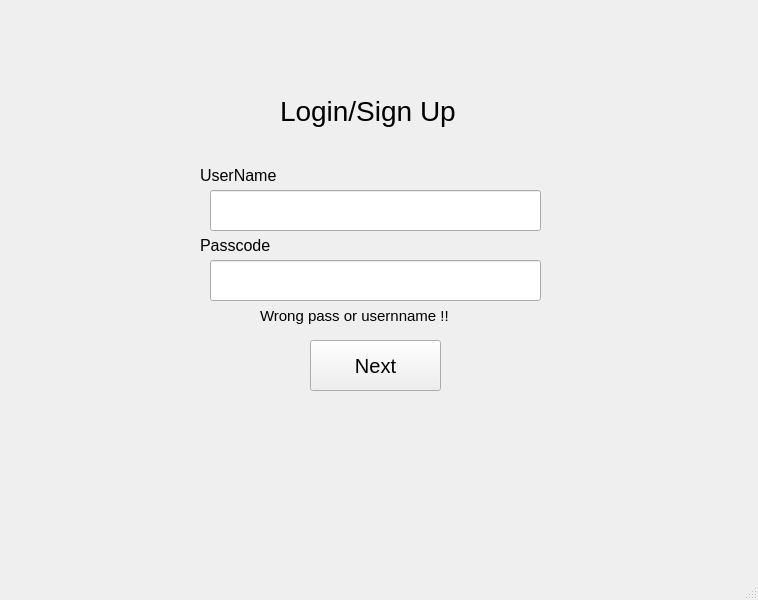
<?xml version="1.0" encoding="UTF-8"?>
<ui version="4.0">
 <class>MainWindow</class>
 <widget class="QMainWindow" name="MainWindow">
  <property name="geometry">
   <rect>
    <x>0</x>
    <y>0</y>
    <width>758</width>
    <height>600</height>
   </rect>
  </property>
  <property name="windowTitle">
   <string>MainWindow</string>
  </property>
  <widget class="QWidget" name="centralwidget">
   <widget class="QStackedWidget" name="stackedWidget">
    <property name="geometry">
     <rect>
      <x>0</x>
      <y>0</y>
      <width>751</width>
      <height>511</height>
     </rect>
    </property>
    <property name="currentIndex">
     <number>1</number>
    </property>
    <widget class="QWidget" name="page_0">
     <widget class="QLabel" name="label_4">
      <property name="geometry">
       <rect>
        <x>160</x>
        <y>30</y>
        <width>481</width>
        <height>101</height>
       </rect>
      </property>
      <property name="font">
       <font>
        <pointsize>27</pointsize>
        <fontweight>Black</fontweight>
       </font>
      </property>
      <property name="text">
       <string>WELCOME TO OUR GAME </string>
      </property>
     </widget>
     <widget class="QLabel" name="label_5">
      <property name="geometry">
       <rect>
        <x>200</x>
        <y>130</y>
        <width>361</width>
        <height>81</height>
       </rect>
      </property>
      <property name="font">
       <font>
        <pointsize>18</pointsize>
        <fontweight>Black</fontweight>
       </font>
      </property>
      <property name="text">
       <string>Please Select a regsiter Mode</string>
      </property>
     </widget>
     <widget class="QPushButton" name="loginModeselect">
      <property name="geometry">
       <rect>
        <x>290</x>
        <y>220</y>
        <width>131</width>
        <height>51</height>
       </rect>
      </property>
      <property name="font">
       <font>
        <pointsize>15</pointsize>
        <fontweight>ExtraBold</fontweight>
       </font>
      </property>
      <property name="text">
       <string>Login </string>
      </property>
     </widget>
     <widget class="QPushButton" name="SignupModeSelect">
      <property name="geometry">
       <rect>
        <x>290</x>
        <y>290</y>
        <width>131</width>
        <height>51</height>
       </rect>
      </property>
      <property name="font">
       <font>
        <pointsize>15</pointsize>
        <fontweight>ExtraBold</fontweight>
       </font>
      </property>
      <property name="text">
       <string>Sign Up</string>
      </property>
     </widget>
     <widget class="QPushButton" name="gusetModeSelect">
      <property name="geometry">
       <rect>
        <x>290</x>
        <y>360</y>
        <width>131</width>
        <height>51</height>
       </rect>
      </property>
      <property name="font">
       <font>
        <pointsize>15</pointsize>
        <fontweight>ExtraBold</fontweight>
       </font>
      </property>
      <property name="text">
       <string>Guest </string>
      </property>
     </widget>
    </widget>
    <widget class="QWidget" name="page_1">
     <widget class="QLineEdit" name="username_input">
      <property name="geometry">
       <rect>
        <x>210</x>
        <y>190</y>
        <width>331</width>
        <height>41</height>
       </rect>
      </property>
     </widget>
     <widget class="QLineEdit" name="passcode_input">
      <property name="geometry">
       <rect>
        <x>210</x>
        <y>260</y>
        <width>331</width>
        <height>41</height>
       </rect>
      </property>
     </widget>
     <widget class="QLabel" name="label">
      <property name="geometry">
       <rect>
        <x>280</x>
        <y>70</y>
        <width>211</width>
        <height>81</height>
       </rect>
      </property>
      <property name="font">
       <font>
        <pointsize>21</pointsize>
        <fontweight>Black</fontweight>
       </font>
      </property>
      <property name="text">
       <string>Login/Sign Up</string>
      </property>
     </widget>
     <widget class="QLabel" name="label_2">
      <property name="geometry">
       <rect>
        <x>200</x>
        <y>160</y>
        <width>101</width>
        <height>31</height>
       </rect>
      </property>
      <property name="font">
       <font>
        <pointsize>12</pointsize>
        <fontweight>Black</fontweight>
       </font>
      </property>
      <property name="text">
       <string>UserName</string>
      </property>
     </widget>
     <widget class="QLabel" name="label_3">
      <property name="geometry">
       <rect>
        <x>200</x>
        <y>230</y>
        <width>91</width>
        <height>31</height>
       </rect>
      </property>
      <property name="font">
       <font>
        <pointsize>12</pointsize>
        <fontweight>Black</fontweight>
       </font>
      </property>
      <property name="text">
       <string>Passcode</string>
      </property>
     </widget>
     <widget class="QPushButton" name="Login_PushBottom">
      <property name="geometry">
       <rect>
        <x>310</x>
        <y>340</y>
        <width>131</width>
        <height>51</height>
       </rect>
      </property>
      <property name="font">
       <font>
        <pointsize>15</pointsize>
        <fontweight>ExtraBold</fontweight>
       </font>
      </property>
      <property name="text">
       <string>Next</string>
      </property>
     </widget>
     <widget class="QLabel" name="wronginput">
      <property name="geometry">
       <rect>
        <x>260</x>
        <y>300</y>
        <width>221</width>
        <height>31</height>
       </rect>
      </property>
      <property name="font">
       <font>
        <pointsize>11</pointsize>
        <fontweight>Black</fontweight>
       </font>
      </property>
      <property name="text">
       <string>Wrong pass or usernname !!</string>
      </property>
     </widget>
    </widget>
    <widget class="QWidget" name="page_2">
     <widget class="QPushButton" name="grid8">
      <property name="enabled">
       <bool>true</bool>
      </property>
      <property name="geometry">
       <rect>
        <x>400</x>
        <y>260</y>
        <width>100</width>
        <height>100</height>
       </rect>
      </property>
      <property name="font">
       <font>
        <pointsize>30</pointsize>
        <bold>true</bold>
       </font>
      </property>
      <property name="text">
       <string>9</string>
      </property>
      <property name="autoDefault">
       <bool>false</bool>
      </property>
      <property name="default">
       <bool>false</bool>
      </property>
      <property name="flat">
       <bool>false</bool>
      </property>
     </widget>
     <widget class="QPushButton" name="PvAI_Button_hard">
      <property name="enabled">
       <bool>true</bool>
      </property>
      <property name="geometry">
       <rect>
        <x>270</x>
        <y>300</y>
        <width>181</width>
        <height>91</height>
       </rect>
      </property>
      <property name="text">
       <string>Hard</string>
      </property>
     </widget>
     <widget class="QPushButton" name="rematch">
      <property name="enabled">
       <bool>true</bool>
      </property>
      <property name="geometry">
       <rect>
        <x>400</x>
        <y>370</y>
        <width>100</width>
        <height>81</height>
       </rect>
      </property>
      <property name="font">
       <font>
        <pointsize>10</pointsize>
        <bold>true</bold>
       </font>
      </property>
      <property name="text">
       <string>Re-Match</string>
      </property>
      <property name="autoDefault">
       <bool>false</bool>
      </property>
      <property name="default">
       <bool>false</bool>
      </property>
      <property name="flat">
       <bool>false</bool>
      </property>
     </widget>
     <widget class="QPushButton" name="grid1">
      <property name="enabled">
       <bool>true</bool>
      </property>
      <property name="geometry">
       <rect>
        <x>290</x>
        <y>40</y>
        <width>100</width>
        <height>100</height>
       </rect>
      </property>
      <property name="font">
       <font>
        <pointsize>30</pointsize>
        <bold>true</bold>
       </font>
      </property>
      <property name="text">
       <string>2</string>
      </property>
      <property name="autoDefault">
       <bool>false</bool>
      </property>
      <property name="default">
       <bool>false</bool>
      </property>
      <property name="flat">
       <bool>false</bool>
      </property>
     </widget>
     <widget class="QPushButton" name="normal_Button">
      <property name="enabled">
       <bool>true</bool>
      </property>
      <property name="geometry">
       <rect>
        <x>280</x>
        <y>90</y>
        <width>161</width>
        <height>81</height>
       </rect>
      </property>
      <property name="font">
       <font>
        <pointsize>20</pointsize>
        <bold>true</bold>
       </font>
      </property>
      <property name="text">
       <string>Normal</string>
      </property>
      <property name="autoDefault">
       <bool>false</bool>
      </property>
      <property name="default">
       <bool>false</bool>
      </property>
      <property name="flat">
       <bool>false</bool>
      </property>
     </widget>
     <widget class="QPushButton" name="grid0">
      <property name="enabled">
       <bool>true</bool>
      </property>
      <property name="geometry">
       <rect>
        <x>180</x>
        <y>40</y>
        <width>100</width>
        <height>100</height>
       </rect>
      </property>
      <property name="font">
       <font>
        <pointsize>30</pointsize>
        <bold>true</bold>
        <underline>false</underline>
       </font>
      </property>
      <property name="autoFillBackground">
       <bool>false</bool>
      </property>
      <property name="text">
       <string>1</string>
      </property>
      <property name="checkable">
       <bool>false</bool>
      </property>
      <property name="autoDefault">
       <bool>false</bool>
      </property>
      <property name="default">
       <bool>false</bool>
      </property>
      <property name="flat">
       <bool>false</bool>
      </property>
     </widget>
     <widget class="QPushButton" name="showHistory">
      <property name="enabled">
       <bool>true</bool>
      </property>
      <property name="geometry">
       <rect>
        <x>180</x>
        <y>370</y>
        <width>201</width>
        <height>81</height>
       </rect>
      </property>
      <property name="font">
       <font>
        <pointsize>15</pointsize>
        <bold>true</bold>
       </font>
      </property>
      <property name="text">
       <string>Review game</string>
      </property>
     </widget>
     <widget class="QPushButton" name="PvAI_Button_Normal">
      <property name="enabled">
       <bool>true</bool>
      </property>
      <property name="geometry">
       <rect>
        <x>270</x>
        <y>190</y>
        <width>181</width>
        <height>91</height>
       </rect>
      </property>
      <property name="text">
       <string>Normal</string>
      </property>
     </widget>
     <widget class="QPushButton" name="PvAI_Button_easy">
      <property name="enabled">
       <bool>true</bool>
      </property>
      <property name="geometry">
       <rect>
        <x>270</x>
        <y>80</y>
        <width>181</width>
        <height>91</height>
       </rect>
      </property>
      <property name="text">
       <string>Easy</string>
      </property>
     </widget>
     <widget class="QPushButton" name="grid6">
      <property name="enabled">
       <bool>true</bool>
      </property>
      <property name="geometry">
       <rect>
        <x>180</x>
        <y>260</y>
        <width>100</width>
        <height>100</height>
       </rect>
      </property>
      <property name="font">
       <font>
        <pointsize>30</pointsize>
        <bold>true</bold>
       </font>
      </property>
      <property name="text">
       <string>7</string>
      </property>
      <property name="autoDefault">
       <bool>false</bool>
      </property>
      <property name="default">
       <bool>false</bool>
      </property>
      <property name="flat">
       <bool>false</bool>
      </property>
     </widget>
     <widget class="QPushButton" name="PvP_Button">
      <property name="enabled">
       <bool>true</bool>
      </property>
      <property name="geometry">
       <rect>
        <x>280</x>
        <y>90</y>
        <width>161</width>
        <height>81</height>
       </rect>
      </property>
      <property name="text">
       <string>PvP</string>
      </property>
      <property name="autoDefault">
       <bool>false</bool>
      </property>
      <property name="default">
       <bool>false</bool>
      </property>
      <property name="flat">
       <bool>false</bool>
      </property>
     </widget>
     <widget class="QPushButton" name="grid7">
      <property name="enabled">
       <bool>true</bool>
      </property>
      <property name="geometry">
       <rect>
        <x>290</x>
        <y>260</y>
        <width>100</width>
        <height>100</height>
       </rect>
      </property>
      <property name="font">
       <font>
        <pointsize>30</pointsize>
        <bold>true</bold>
       </font>
      </property>
      <property name="text">
       <string>8</string>
      </property>
      <property name="autoDefault">
       <bool>false</bool>
      </property>
      <property name="default">
       <bool>false</bool>
      </property>
      <property name="flat">
       <bool>false</bool>
      </property>
     </widget>
     <widget class="QPushButton" name="infinite_Button">
      <property name="enabled">
       <bool>true</bool>
      </property>
      <property name="geometry">
       <rect>
        <x>280</x>
        <y>220</y>
        <width>161</width>
        <height>81</height>
       </rect>
      </property>
      <property name="font">
       <font>
        <pointsize>20</pointsize>
        <bold>true</bold>
       </font>
      </property>
      <property name="text">
       <string>Infinite</string>
      </property>
     </widget>
     <widget class="QPushButton" name="PvAI_Button">
      <property name="enabled">
       <bool>true</bool>
      </property>
      <property name="geometry">
       <rect>
        <x>280</x>
        <y>220</y>
        <width>161</width>
        <height>81</height>
       </rect>
      </property>
      <property name="text">
       <string>PvAI</string>
      </property>
     </widget>
     <widget class="QPushButton" name="grid3">
      <property name="enabled">
       <bool>true</bool>
      </property>
      <property name="geometry">
       <rect>
        <x>180</x>
        <y>150</y>
        <width>100</width>
        <height>100</height>
       </rect>
      </property>
      <property name="font">
       <font>
        <pointsize>30</pointsize>
        <bold>true</bold>
       </font>
      </property>
      <property name="text">
       <string>4</string>
      </property>
      <property name="autoDefault">
       <bool>false</bool>
      </property>
      <property name="default">
       <bool>false</bool>
      </property>
      <property name="flat">
       <bool>false</bool>
      </property>
     </widget>
     <widget class="QPushButton" name="grid4">
      <property name="enabled">
       <bool>true</bool>
      </property>
      <property name="geometry">
       <rect>
        <x>290</x>
        <y>150</y>
        <width>100</width>
        <height>100</height>
       </rect>
      </property>
      <property name="font">
       <font>
        <pointsize>30</pointsize>
        <bold>true</bold>
       </font>
      </property>
      <property name="text">
       <string>5</string>
      </property>
      <property name="autoDefault">
       <bool>false</bool>
      </property>
      <property name="default">
       <bool>false</bool>
      </property>
      <property name="flat">
       <bool>false</bool>
      </property>
     </widget>
     <widget class="QPushButton" name="grid2">
      <property name="enabled">
       <bool>true</bool>
      </property>
      <property name="geometry">
       <rect>
        <x>400</x>
        <y>40</y>
        <width>100</width>
        <height>100</height>
       </rect>
      </property>
      <property name="font">
       <font>
        <pointsize>30</pointsize>
        <bold>true</bold>
       </font>
      </property>
      <property name="text">
       <string>3</string>
      </property>
      <property name="autoDefault">
       <bool>false</bool>
      </property>
      <property name="default">
       <bool>false</bool>
      </property>
      <property name="flat">
       <bool>false</bool>
      </property>
     </widget>
     <widget class="QPushButton" name="grid5">
      <property name="enabled">
       <bool>true</bool>
      </property>
      <property name="geometry">
       <rect>
        <x>400</x>
        <y>150</y>
        <width>100</width>
        <height>100</height>
       </rect>
      </property>
      <property name="font">
       <font>
        <pointsize>30</pointsize>
        <bold>true</bold>
       </font>
      </property>
      <property name="text">
       <string>6</string>
      </property>
      <property name="autoDefault">
       <bool>false</bool>
      </property>
      <property name="default">
       <bool>false</bool>
      </property>
      <property name="flat">
       <bool>false</bool>
      </property>
     </widget>
    </widget>
   </widget>
  </widget>
  <widget class="QMenuBar" name="menubar">
   <property name="geometry">
    <rect>
     <x>0</x>
     <y>0</y>
     <width>758</width>
     <height>21</height>
    </rect>
   </property>
  </widget>
  <widget class="QStatusBar" name="statusbar"/>
 </widget>
 <resources/>
 <connections/>
</ui>
